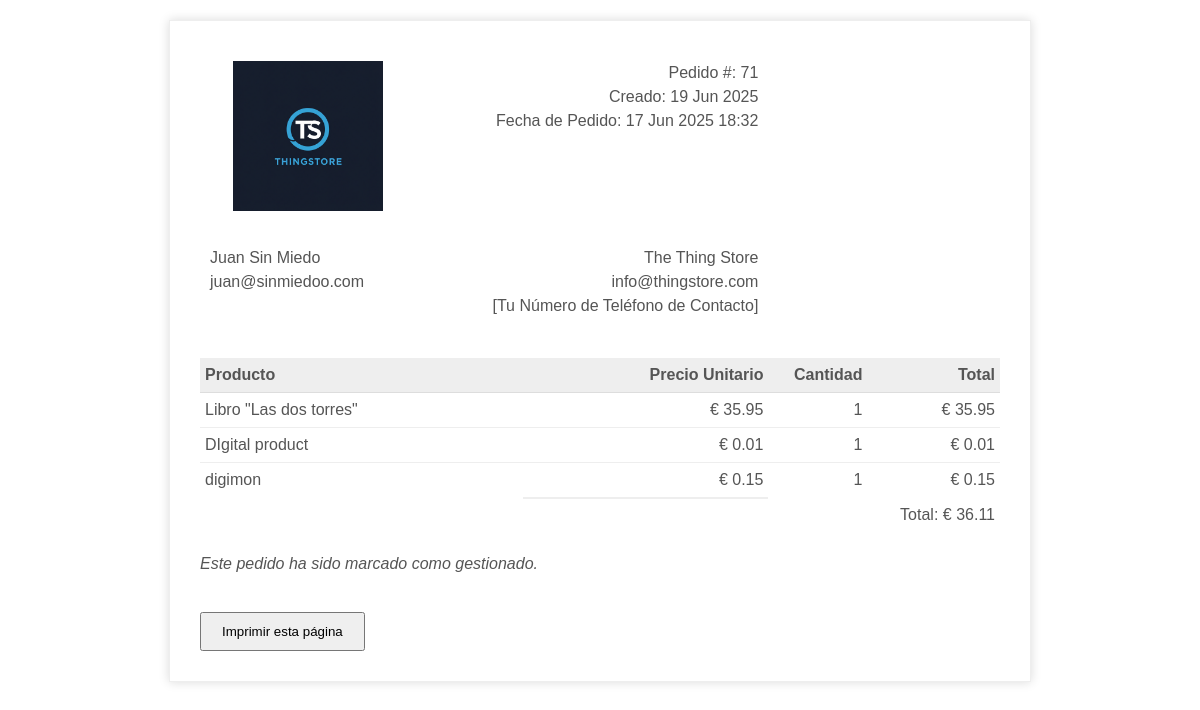
Page /order_print/71/ (signed in) on the committed database.
### store/models.py (models this page shows, shortened)
class Order(models.Model):
    customer = models.ForeignKey(Customer, null=True, blank=True, on_delete=models.SET_NULL)
    date_ordered = models.DateTimeField(auto_now_add=True, null=True, blank=True)
    complete = models.BooleanField(default=False, verbose_name="PAYMENT COMPLETED")
    transaction_id = models.CharField(max_length=100, null=True)
    is_processed = models.BooleanField(default=False, verbose_name="PEDIDO GESTIONADO")
    guest_access_token = models.UUIDField(null=True, blank=True, unique=True)
    @property
    def get_cart_total(self):
        orderitems = self.orderitem_set.all()
        total = sum([item.get_total for item in orderitems])
        return total

class Customer(models.Model):
    user = models.OneToOneField(User, null=True, blank=True, on_delete=models.CASCADE)
    name = models.CharField(max_length=200, null=True)
    email = models.EmailField(max_length=200, null=True, unique=False)
    device = models.CharField(max_length=200, null=True, blank=True)

class OrderItem(models.Model):
    product = models.ForeignKey(Product, on_delete=models.SET_NULL, null=True)
    order = models.ForeignKey(Order, on_delete=models.CASCADE)
    quantity = models.IntegerField(default=0, null=True, blank=True)
    date_added = models.DateTimeField(auto_now_add=True)
    download_token = models.UUIDField(default=uuid.uuid4, editable=False, unique=True, null=True, blank=True)
    @property
    def get_total(self):
        if self.product:
            total = self.product.price * self.quantity
            return total
        return Decimal('0.00')  # Devuelve 0 si no hay producto

class Product(models.Model):
    name = models.CharField(max_length=200)
    price = models.DecimalField(max_digits=10, decimal_places=2)
    digital = models.BooleanField(default=False, null=True, blank=True)
    image = models.ImageField(null=True, blank=True, upload_to='product_images/')
    digital_file = models.FileField(upload_to='digital_products/', null=True, blank=True)
    subcategory = models.ForeignKey(SubCategory, on_delete=models.SET_NULL, null=True, blank=True, related_name='products', verbose_name="Subcategoría")

### store/views.py (the view, shortened to what this page needs)
# urls.py: path('order_print/<int:order_id>/', views.order_print_view, name='order_print'), # Nombre de la ruta: 'order_print'
def order_print_view(request, order_id):
    order = get_object_or_404(Order, id=order_id, complete=True)
    guest_token = request.GET.get('guest_token')
    if request.user.is_authenticated:
        customer = request.user.customer
        if order.customer != customer:
            raise Http404("No tienes permiso para ver este pedido.")
    current_datetime = timezone.now()
    context = {
        'order': order,
        'order_items': order.orderitem_set.all(),
        'current_datetime': current_datetime,
        'guest_access_token': guest_token
    }
    return render(request, 'store/order_print.html', context)

### store/templates/store/order_print.html (shortened to what this page needs)
{% load static %}
<!DOCTYPE html>
<html>
<head>
</head>
<body>
    <div class="invoice-box">
        <table cellpadding="0" cellspacing="0">
            <tr class="top">
                <td colspan="2">
                    <table>
                        <tr>
                            <td class="title">
                                <img src="{% static 'images/ts.png' %}" style="width:100%; max-width:150px; height:auto; display:block; margin: 0 auto;" alt="Logo Tu Tienda">
                            </td>
                            <td>
                                Pedido #: {{ order.id }}<br>
                                Creado: {{ current_datetime|date:"d M Y" }}<br>
                                Fecha de Pedido: {{ order.date_ordered|date:"d M Y H:i" }}
                            </td>
                        </tr>
                    </table>
                </td>
            </tr>
            <tr class="information">
                <td colspan="2">
                    <table>
                        <tr>
                            <td>
                                {% if order.customer.name %}{{ order.customer.name }}{% else %}Cliente Anónimo{% endif %}<br>
                                {% if order.customer.email %}{{ order.customer.email }}{% endif %}<br>
                            </td>
                            <td>
                                The Thing Store<br>
                                info@thingstore.com<br>
                                [Tu Número de Teléfono de Contacto]
                            </td>
                        </tr>
                    </table>
                </td>
            </tr>
            <tr class="heading">
                <td>Producto</td>
                <td class="text-right">Precio Unitario</td>
                <td class="text-right">Cantidad</td>
                <td class="text-right">Total</td>
            </tr>
            {% for item in order_items %}
            <tr class="item {% if forloop.last %}last{% endif %}">
                <td class="text-left">{{ item.product.name }}</td>
                <td class="text-right">€ {{ item.product.price|floatformat:2 }}</td>
                <td class="text-right">{{ item.quantity }}</td>
                <td class="text-right">€ {{ item.get_total|floatformat:2 }}</td>
            </tr>
            {% endfor %}
            <tr class="total">
                <td></td>
                <td></td>
                <td></td>
                <td class="text-right">Total: € {{ order.get_cart_total|floatformat:2 }}</td>
            </tr>
        </table>
        {% if order.is_processed %}
            <p style="margin-top: 20px; font-style: italic;">Este pedido ha sido marcado como gestionado.</p>
        {% else %}
            <p style="margin-top: 20px; font-style: italic;">Este pedido está pendiente de gestión y será procesado en breve.</p>
        {% endif %}
        <button onclick="window.print()" style="margin-top: 20px; padding: 10px 20px; cursor: pointer;">Imprimir esta página</button>
    </div>
</body>
</html>

### store/templates/store/order_print.html (style rules this page uses)
body { font-family: sans-serif; margin: 20px; }
.invoice-box { max-width: 800px; margin: auto; padding: 30px; border: 1px solid #eee; box-shadow: 0 0 10px rgba(0, 0, 0, .15); font-size: 16px; line-height: 24px; color: #555; }
.invoice-box table { width: 100%; line-height: inherit; text-align: left; border-collapse: collapse; }
.invoice-box table td { padding: 5px; vertical-align: top; }
.invoice-box table tr td:nth-child(2) { text-align: right; }
.invoice-box table tr.top table td { padding-bottom: 20px; }
.invoice-box table tr.top table td.title { font-size: 45px; line-height: 45px; color: #333; }
.invoice-box table tr.information table td { padding-bottom: 35px; }
.invoice-box table tr.heading td { background: #eee; border-bottom: 1px solid #ddd; font-weight: bold; }
.invoice-box table tr.item td { border-bottom: 1px solid #eee; }
.invoice-box table tr.item.last td { border-bottom: none; }
.invoice-box table tr.total td:nth-child(2) { border-top: 2px solid #eee; font-weight: bold; }
.text-right { text-align: right; }
.text-left { text-align: left; }

### rows in the picture
Order: id "71", date_ordered "17 Jun 2025 18:32", customer.name "Juan Sin Miedo", customer.email "juan@sinmiedoo.com", get_cart_total "36.11"
OrderItem: product.name "Libro \"Las dos torres\"", product.price "35.95", quantity "1", get_total "35.95"
OrderItem: product.name "DIgital product", product.price "0.01", quantity "1", get_total "0.01"
OrderItem: product.name "digimon", product.price "0.15", quantity "1", get_total "0.15"

### other values in the picture
{{ current_datetime|date:"d M Y" }} "19 Jun 2025"
